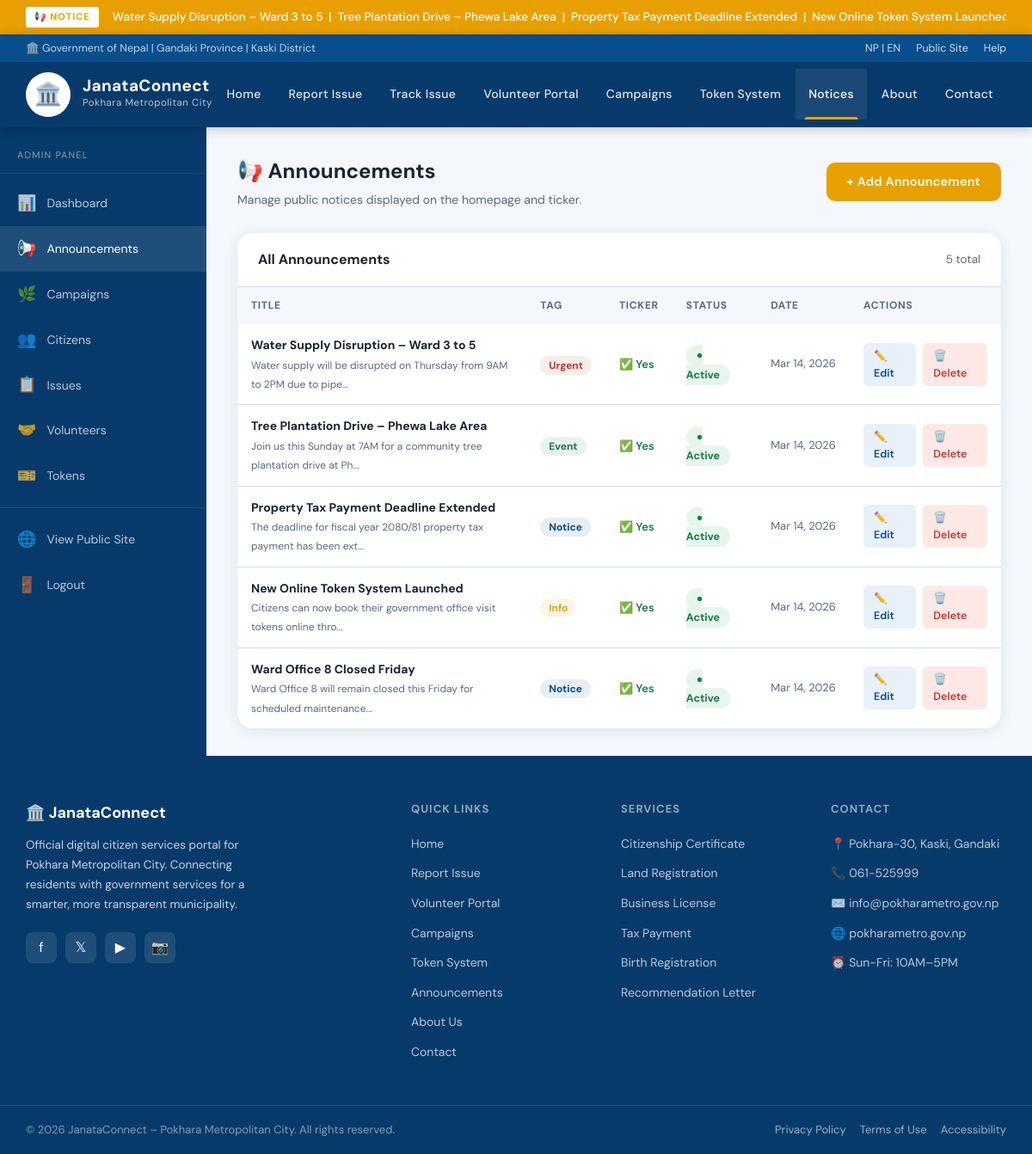
The page /admin/announcements.php (signed in) on the database its author committed.
### tables this page shows
CREATE TABLE IF NOT EXISTS announcements (
    id INT AUTO_INCREMENT PRIMARY KEY,
    title VARCHAR(250) NOT NULL,
    body TEXT NOT NULL,
    tag VARCHAR(40) DEFAULT 'Notice',
    tag_color VARCHAR(20) DEFAULT '#0a4d8c',
    is_ticker TINYINT(1) DEFAULT 1,
    is_active TINYINT(1) DEFAULT 1,
    created_at TIMESTAMP DEFAULT CURRENT_TIMESTAMP,
    updated_at TIMESTAMP DEFAULT CURRENT_TIMESTAMP ON UPDATE CURRENT_TIMESTAMP
);

### admin/announcements.php (the view, shortened to what this page needs)
<?php
$conn = getDB();
$announcements = $conn->query("SELECT * FROM announcements ORDER BY created_at DESC");
?>
<!DOCTYPE html>
<html lang="en">
<head>
  <link rel="stylesheet" href="../css/style.css">
</head>
<body>
<?php include '../includes/header.php'; ?>
<div class="admin-layout">
  <?php include 'sidebar.php'; ?>
  <main class="admin-main">
    <div class="admin-header">
      <div><h1>📢 Announcements</h1><p>Manage public notices displayed on the homepage and ticker.</p></div>
      <a href="announcement_form.php" class="btn btn-primary">+ Add Announcement</a>
    </div>
    <div class="data-table">
      <div class="table-header">
        <h3>All Announcements</h3>
        <span style="font-size:13.5px;color:#5a6a7e;"><?= $announcements->num_rows ?> total</span>
      </div>
      <table>
        <thead>
          <tr><th>Title</th><th>Tag</th><th>Ticker</th><th>Status</th><th>Date</th><th>Actions</th></tr>
        </thead>
        <tbody>
          <?php while ($a = $announcements->fetch_assoc()): ?>
          <tr>
            <td>
              <strong style="font-size:14px;"><?= htmlspecialchars($a['title']) ?></strong><br>
              <span style="font-size:12px;color:#5a6a7e;"><?= htmlspecialchars(substr($a['body'], 0, 70)) ?>...</span>
            </td>
            <td>
              <span style="background:<?= htmlspecialchars($a['tag_color']) ?>18;color:<?= htmlspecialchars($a['tag_color']) ?>;font-size:12px;font-weight:700;padding:3px 10px;border-radius:20px;">
                <?= htmlspecialchars($a['tag']) ?>
              </span>
            </td>
            <td>
              <?= $a['is_ticker'] ? '<span style="color:#1a7a4a;font-weight:600;font-size:13px;">✅ Yes</span>' : '<span style="color:#5a6a7e;font-size:13px;">No</span>' ?>
            </td>
            <td>
              <a href="announcements.php?toggle=<?= $a['id'] ?>"
                 style="font-size:12.5px;font-weight:700;text-decoration:none;padding:4px 12px;border-radius:20px;
                   background:<?= $a['is_active'] ? '#e6f6ed' : '#fde8e6' ?>;
                   color:<?= $a['is_active'] ? '#1a7a4a' : '#c0392b' ?>;">
                <?= $a['is_active'] ? '● Active' : '○ Hidden' ?>
              </a>
            </td>
            <td style="font-size:13px;color:#5a6a7e;white-space:nowrap;"><?= date('M j, Y', strtotime($a['created_at'])) ?></td>
            <td>
              <div style="display:flex;gap:8px;">
                <a href="announcement_form.php?id=<?= $a['id'] ?>" style="padding:5px 12px;background:#e8f0fb;color:#0a4d8c;border-radius:6px;text-decoration:none;font-size:12.5px;font-weight:600;">✏️ Edit</a>
                <a href="announcements.php?delete=<?= $a['id'] ?>"
                   onclick="return confirm('Delete this announcement?')"
                   style="padding:5px 12px;background:#fde8e6;color:#c0392b;border-radius:6px;text-decoration:none;font-size:12.5px;font-weight:600;">🗑️ Delete</a>
              </div>
            </td>
          </tr>
          <?php endwhile; ?>
        </tbody>
      </table>
    </div>
  </main>
</div>
<?php include '../includes/footer.php'; ?>

### css/style.css (style rules this page uses)
:root { --primary: #0a4d8c; --primary-dark: #073a6b; --primary-light: #1a6bbf; --accent: #e8a000; --accent-light: #f5c842; --red: #c0392b; --green: #1a7a4a; --text: #1a2332; --text-muted: #5a6a7e; --bg: #f4f7fb; --bg-white: #ffffff; --border: #d0dce8; --shadow: 0 2px 16px rgba(10,77,140,0.10); --shadow-md: 0 4px 32px rgba(10,77,140,0.14); --radius: 10px; --radius-lg: 18px; --transition: 0.22s ease; }
*, *::before, *::after { box-sizing: border-box; margin: 0; padding: 0; }
html { scroll-behavior: smooth; }
body { font-family: 'DM Sans', 'Mukta', sans-serif; background: var(--bg); color: var(--text); line-height: 1.6; min-height: 100vh; }
.btn { display: inline-flex; align-items: center; gap: 8px; padding: 11px 24px; border-radius: var(--radius); font-size: 14.5px; font-weight: 600; text-decoration: none; border: none; cursor: pointer; transition: var(--transition); letter-spacing: 0.2px; font-family: inherit; }
.btn-primary { background: var(--accent); color: white; }
.admin-layout { display: grid; grid-template-columns: 240px 1fr; min-height: calc(100vh - 80px); }
.admin-main { padding: 32px 36px; background: var(--bg); }
.admin-header { display: flex; justify-content: space-between; align-items: center; margin-bottom: 28px; }
.admin-header h1 { font-size: 24px; font-weight: 700; }
.admin-header p { color: var(--text-muted); font-size: 14px; margin-top: 3px; }
.data-table { background: white; border-radius: var(--radius-lg); box-shadow: var(--shadow); overflow: hidden; }
.table-header { padding: 18px 24px; border-bottom: 1px solid var(--border); display: flex; justify-content: space-between; align-items: center; }
.table-header h3 { font-size: 16px; font-weight: 700; }
table { width: 100%; border-collapse: collapse; }
thead { background: #f4f7fb; }
th { padding: 12px 16px; text-align: left; font-size: 12px; font-weight: 700; text-transform: uppercase; letter-spacing: 0.7px; color: var(--text-muted); }
td { padding: 13px 16px; font-size: 14px; border-bottom: 1px solid var(--border); color: var(--text); }
tr:last-child td { border-bottom: none; }

### rows shown on the page
announcements: title "Water Supply Disruption – Ward 3 to 5", body "Water supply will be disrupted on Thursday from 9AM to 2PM due to pipe", tag "Urgent", is_ticker "✅ Yes", is_active "● Active", created_at "Mar 14, 2026"
announcements: title "Tree Plantation Drive – Phewa Lake Area", body "Join us this Sunday at 7AM for a community tree plantation drive at Ph", tag "Event", is_ticker "✅ Yes", is_active "● Active", created_at "Mar 14, 2026"
announcements: title "Property Tax Payment Deadline Extended", body "The deadline for fiscal year 2080/81 property tax payment has been ext", tag "Notice", is_ticker "✅ Yes", is_active "● Active", created_at "Mar 14, 2026"
announcements: title "New Online Token System Launched", body "Citizens can now book their government office visit tokens online thro", tag "Info", is_ticker "✅ Yes", is_active "● Active", created_at "Mar 14, 2026"
announcements: title "Ward Office 8 Closed Friday", body "Ward Office 8 will remain closed this Friday for scheduled maintenance", tag "Notice", is_ticker "✅ Yes", is_active "● Active", created_at "Mar 14, 2026"

### other values the page prints
$_ticker_text "Water Supply Disruption – Ward 3 to 5 | Tree Plantation Drive – Phewa Lake Area | Property Tax Payment Deadline Extended | New Online Token System…"
$announcements->num_rows "5"
